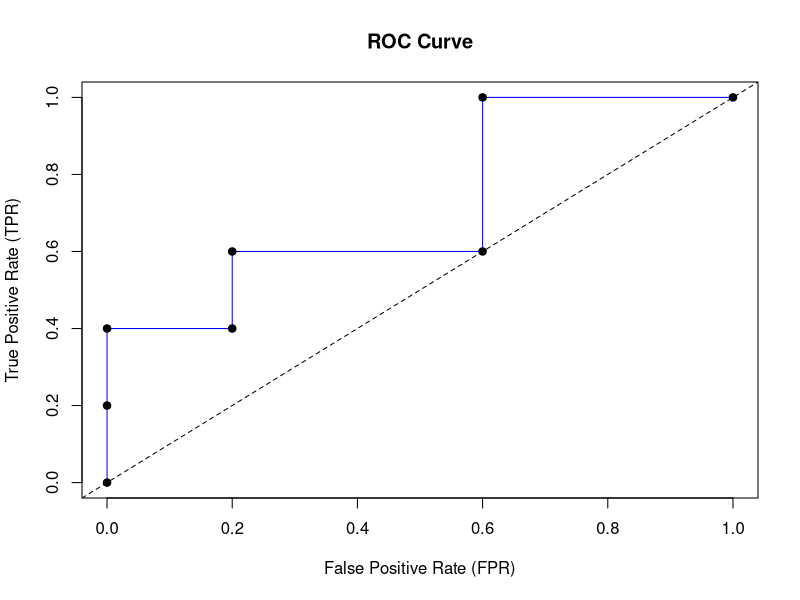

Generate this figure with R:
# ROC Curve and Confusion Matrix

install.packages('caret')
library(caret)

#b
install.packages('ROCR')
library(ROCR)
install.packages("ggplot2")
library(ggplot2)
TPR <- c(0.0,0.2,0.4,0.4,0.6,0.6,1.0,1.0)
FPR <- c(0.0,0.0,0.0,0.2,0.2,0.6,0.6,1.0)
roc_data <- data.frame(FPR,TPR)
plot(roc_data, type = "l", col = "blue", xlab = "False Positive Rate (FPR)", ylab = "True Positive Rate (TPR)", main = "ROC Curve")
points(FPR,TPR, pch = 19)
abline(0, 1, lty = 2)  # Adds a dashed line with slope = 1

#c.Select a threshold of 0.65 for classification and  construct the confusion matrix 
install.packages('caret')
library(caret)

# Create the data frame
data <- data.frame(
  PredictedProbability = c(0.9, 0.8, 0.7, 0.6, 0.55, 0.54, 0.53, 0.52, 0.51, 0.5),
  ActualClass = c(1, 1, 0, 1, 0, 0, 1, 1, 0, 0)
)

# Convert PredictedProbability to a binary class with a threshold
data$PredictedClass <- ifelse(data$PredictedProbability > 0.65, 1, 0)

# Convert ActualClass and PredictedClass to factors with specified levels
data$ActualClass <- factor(data$ActualClass, levels = c(1, 0))
data$PredictedClass <- factor(data$PredictedClass, levels = c(1, 0))

# Create and print the confusion matrix
cm <- confusionMatrix(data$PredictedClass, data$ActualClass)
print(cm)
